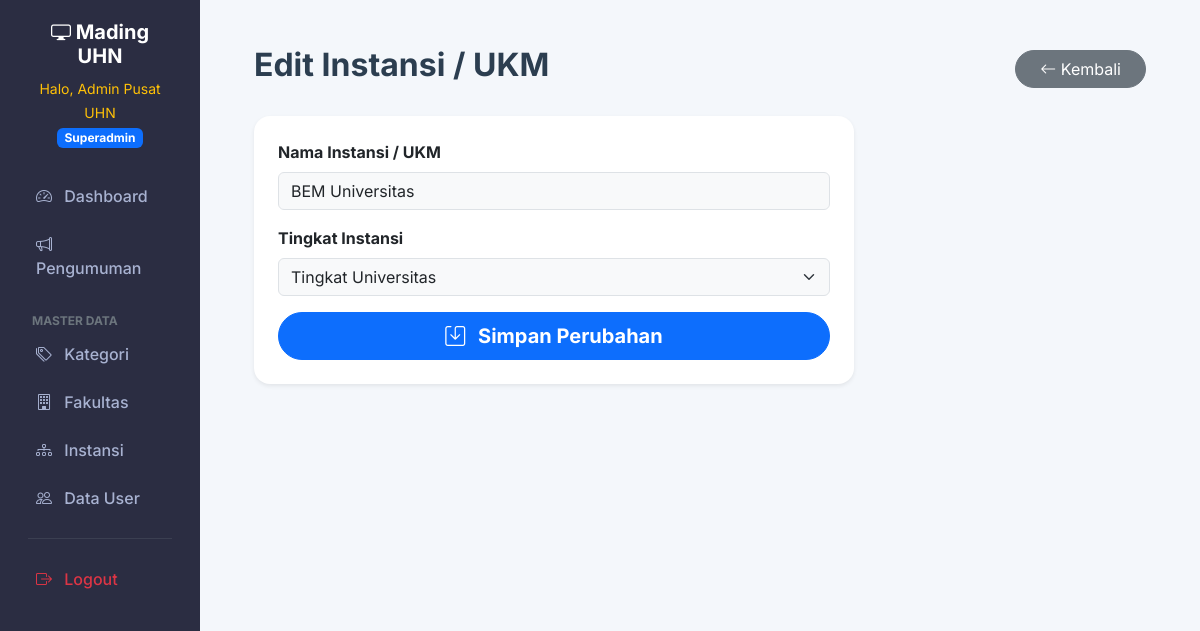
The page /index.php?url=instansi&action=edit&id=1 (signed in) on the database its author committed.
### tables this page shows
CREATE TABLE `instansi` (
  `id_instansi` int NOT NULL,
  `nama_instansi` varchar(100) NOT NULL,
  `kategori_tingkat` enum('Universitas','Fakultas') NOT NULL,
  `id_fakultas` int DEFAULT NULL
);

### apps/models/Instansi.php (called while the page is built, shortened)
<?php
require_once __DIR__ . '/../config/Database.php';
class Instansi {
    private $conn;
    public function __construct() {
        $database = new Database();
        $this->conn = $database->getConnection();
    }
    public function getById($id) {
        $query = "SELECT * FROM instansi WHERE id_instansi = :id";
        $stmt = $this->conn->prepare($query);
        $stmt->execute(['id' => $id]);
        return $stmt->fetch(PDO::FETCH_ASSOC);
    }
}
?>

### apps/config/Database.php (called while the page is built, shortened)
<?php
class Database {
    private $host = "localhost";
    private $db_name = "digital_mading";
    private $username = "root";
    private $password = "";
    public function getConnection() {
        $this->conn = null;
        try {
            $this->conn = new PDO("mysql:host=" . $this->host . ";dbname=" . $this->db_name, $this->username, $this->password);
            $this->conn->setAttribute(PDO::ATTR_ERRMODE, PDO::ERRMODE_EXCEPTION);
        } catch(PDOException $exception) {
            echo "Koneksi Error: " . $exception->getMessage();
        }
        return $this->conn;
    }
}
?>

### apps/view/Instansi_edit_view.php (the view, shortened to what this page needs)
<?php include 'templates/header.php'; ?>
<?php include 'templates/sidebar.php'; ?>
<div class="container-fluid px-4 mt-3">
    <div class="d-flex justify-content-between align-items-center mb-4">
        <h2 class="fw-bold" style="color: #2c3e50;">Edit Instansi / UKM</h2>
        <a href="index.php?url=instansi" class="btn btn-secondary rounded-pill px-4">
            <i class="bi bi-arrow-left"></i> Kembali
        </a>
    </div>
    <div class="card border-0 shadow-sm rounded-4" style="max-width: 600px;">
        <div class="card-body p-4">
            <form action="index.php?url=instansi&action=update" method="POST">
                <div class="mb-3">
                    <label for="nama_instansi" class="form-label fw-bold">Nama Instansi / UKM</label>
                    <input type="text" class="form-control bg-light" id="nama_instansi" name="nama_instansi" value="<?= htmlspecialchars($data_instansi['nama_instansi']) ?>" required>
                </div>
                <div class="mb-3">
                    <label for="kategori_tingkat" class="form-label fw-bold">Tingkat Instansi</label>
                    <select class="form-select bg-light" id="edit_kategori_tingkat" name="kategori_tingkat" required onchange="toggleEditFakultas()">
                        <option value="Universitas" <?= ($data_instansi['kategori_tingkat'] == 'Universitas') ? 'selected' : '' ?>>Tingkat Universitas</option>
                    </select>
                </div>
                <div class="d-grid">
                    <button type="submit" class="btn btn-primary btn-lg rounded-pill fw-bold">
                        <i class="bi bi-save me-2"></i> Simpan Perubahan
                    </button>
                </div>
            </form>
        </div>
    </div>
</div>
<?php include 'templates/footer.php'; ?>

### apps/view/templates/header.php (style rules this page uses)
body { font-family: 'Inter', sans-serif; background-color: #f4f7fb; }
.card { border: none; border-radius: 12px; box-shadow: 0 4px 6px rgba(0,0,0,0.02), 0 10px 15px rgba(0,0,0,0.03); }

### rows shown on the page
instansi: nama_instansi "BEM Universitas", kategori_tingkat "Tingkat Universitas"

### other values the page prints
$_SESSION['nama_lengkap'] "Admin Pusat UHN"
$_SESSION['role'] "Superadmin"
